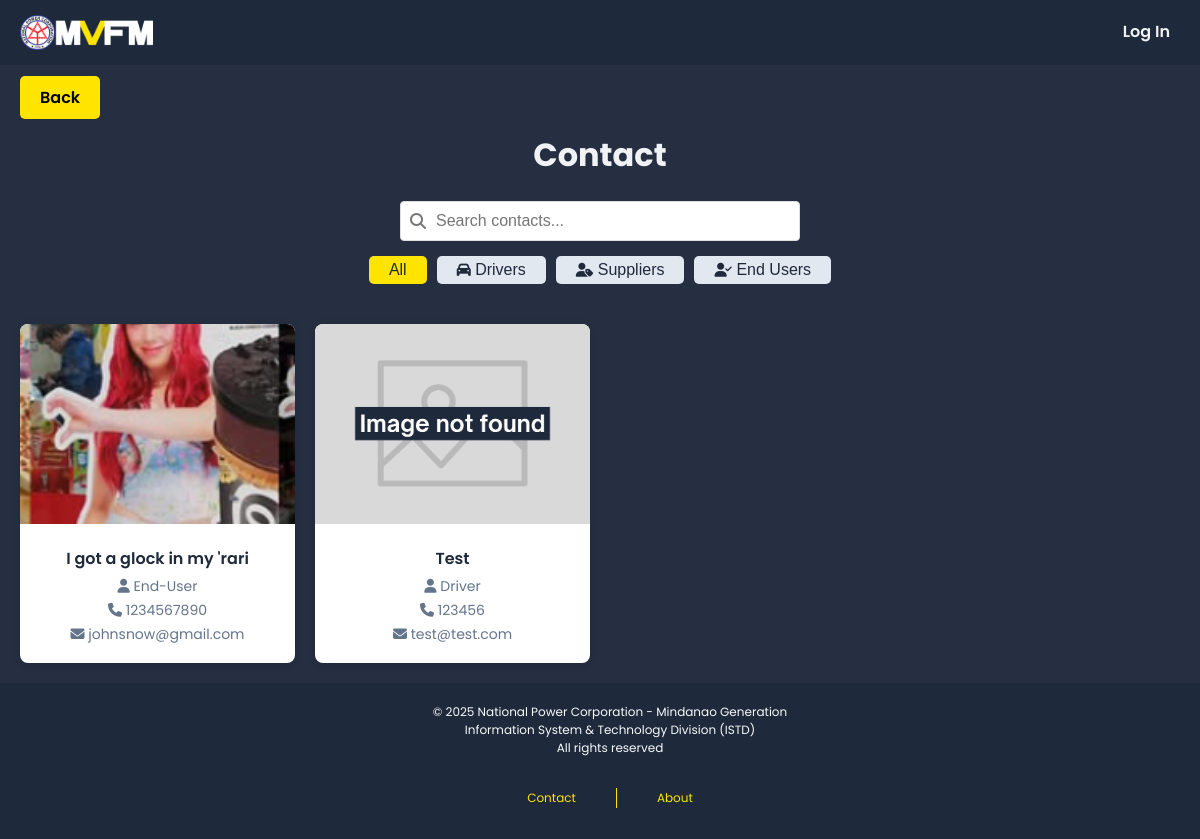
The page /contact.php on the database its author committed.
### tables this page shows
CREATE TABLE `contact` (
  `contact_id` int(65) NOT NULL,
  `name` varchar(255) NOT NULL,
  `image_url` varchar(255) NOT NULL,
  `contact_type` enum('Driver','Supplier','End-User') NOT NULL,
  `number` varchar(255) NOT NULL,
  `email` varchar(255) NOT NULL
);

### contact.php (the view, shortened to what this page needs)
<?php
require_once "db_connect.php";
$contacts = $conn->query("SELECT * FROM contact ORDER BY name ASC");
?>
<!DOCTYPE html>
<html lang="en">
<head>
    <link href='https://unpkg.com/boxicons@2.1.4/css/boxicons.min.css' rel='stylesheet'>
    <link rel="stylesheet" href="https://cdnjs.cloudflare.com/ajax/libs/font-awesome/6.4.2/css/all.min.css">
</head>
<body>
    <nav class="navbar">
        <a href="dashboard.php">
            <img class="logo" src="logo simple.png" alt="Logo">
        </a>
        <ul class="nav-links">
            <li><a href="login.php">Log In</a></li>
        </ul>
    </nav>
    <div class="container">
        <div style="text-align: left;">
            <a class="button" href="login.php">Back</a>
        </div>
        <h1>Contact</h1>
        <div class="search-filter-container">
            <div class="search-bar">
                <input type="text" id="contactSearch" placeholder="Search contacts..." onkeyup="filterContacts()">
                <i class="fas fa-search"></i>
            </div>
            <div class="filter-buttons">
                <button class="filter-btn active" onclick="filterByType('all')">All</button>
                <button class="filter-btn" onclick="filterByType('Driver')">
                    <i class="fas fa-car"></i> Drivers
                </button>
                <button class="filter-btn" onclick="filterByType('Supplier')">
                    <i class="fas fa-user-tag"></i> Suppliers
                </button>
                <button class="filter-btn" onclick="filterByType('End-User')">
                    <i class="fas fa-user-check"></i> End Users
                </button>
            </div>
        </div>
        <div class="contacts-grid">
            <?php if ($contacts->num_rows > 0): ?>
                <?php while ($contact = $contacts->fetch_assoc()): ?>
                    <div class="contact-card" data-name="<?php echo htmlspecialchars(strtolower($contact['name'])); ?>" data-type="<?php echo htmlspecialchars($contact['contact_type']); ?>">
                        <img src="<?php echo htmlspecialchars($contact['image_url']); ?>" alt="<?php echo htmlspecialchars($contact['name']); ?>" class="contact-photo" onerror="this.src='uploads/404.png'">
                        <div class="contact-info">
                            <div class="contact-name"><?php echo htmlspecialchars($contact['name']); ?></div>
                            <div class="contact-detail"><i class="fas fa-user"></i> <?php echo htmlspecialchars($contact['contact_type']); ?></div>
                            <div class="contact-detail"><i class="fas fa-phone"></i> <?php echo htmlspecialchars($contact['number']); ?></div>
                            <div class="contact-detail"><i class="fas fa-envelope"></i> <?php echo htmlspecialchars($contact['email']); ?></div>
                        </div>
                    </div>
                <?php endwhile; ?>
            <?php else: ?>
                <p style="grid-column: 1 / -1;">No contacts found.</p>
            <?php endif; ?>
        </div>
    </div>
    <footer style="width: 100%; text-align: center; padding: 20px 10px; background: #1E293B; color: #F8FAFC; font-size: 12px;">
        &copy; <?php echo date("Y"); ?> National Power Corporation - Mindanao Generation
        <br> Information System & Technology Division (ISTD)
        <br> All rights reserved
        <div class="contact-about-container">
            <a class="info-btn" href="contact.php">Contact</a>
            <a class="info-btn" href="about.php">About</a>
        </div>
    </footer>
</body>
</html>

### contact.php (style rules this page uses)
html, body { height: 100%; display: flex; flex-direction: column; }
body { font-family: 'Poppins', sans-serif; margin: 0; background-color:rgb(37, 47, 65); color: #f0f2f5; text-align: center; }
.navbar { display: flex; justify-content: space-between; align-items: center; background-color: #1E293B; padding: 10px 20px; }
.logo { display: flex; align-items: center; height: 35px; }
.nav-links { list-style: none; display: flex; gap: 15px; margin: 0; padding: 0; }
.nav-links li { position: relative; }
.nav-links a { color: #f0f2f5; text-decoration: none; font-size: 16px; font-weight: 600; padding: 10px; }
.nav-links li a { display: flex; align-items: center; height: 50%; }
.container { max-width: 1280px; margin: 0 auto; padding: 20px; width: 100%; box-sizing: border-box; flex: 1; }
.button { margin-bottom: 20px; padding: 10px 20px; font-size: 16px; background-color: #ffe400; color: black; border: none; border-radius: 5px; cursor: pointer; text-decoration: none; font-weight: 600; }
.contacts-grid { display: grid; grid-template-columns: repeat(auto-fill, minmax(250px, 1fr)); gap: 20px; margin-top: 20px; }
.contact-card { background: white; border-radius: 8px; overflow: hidden; box-shadow: 0 2px 10px rgba(0,0,0,0.1); transition: transform 0.3s ease; }
.contact-photo { width: 100%; height: 200px; object-fit: cover; }
.contact-info { padding: 15px; }
.contact-name { font-weight: 600; margin-bottom: 5px; color: #1e293b; }
.contact-detail { font-size: 14px; color: #64748b; margin-bottom: 3px; }
.contact-about-container { display: flex; justify-content: center; gap: 20px; margin-top: 20px; }
.info-btn { padding: 12px 20px; color: #ffe400; border: none; border-radius: 6px; font-size: 12px; cursor: pointer; transition: all 0.3s; text-decoration: none; }
.search-filter-container { margin-bottom: 20px; display: flex; flex-direction: column; align-items: center; gap: 15px; width: 100%; }
.search-bar { position: relative; width: 100%; max-width: 400px; margin: 0 auto; }
.search-bar input { width: 100%; padding: 10px 15px 10px 35px; border: 1px solid #ddd; border-radius: 4px; font-size: 16px; box-sizing: border-box; }
.search-bar i { position: absolute; left: 10px; top: 50%; transform: translateY(-50%); color: #777; }
.filter-buttons { display: flex; gap: 10px; flex-wrap: wrap; justify-content: center; width: 100%; max-width: 1280px; }
.filter-btn { margin-bottom: 20px; padding: 5px 20px; font-size: 16px; background-color:#e2e8f0; color: #1e293b; border: none; border-radius: 5px; cursor: pointer; text-decoration: none; }
.filter-btn.active { background: #ffe400; color: #1e293b; }
.filter-btn i { font-size: 14px; }

### rows shown on the page
contact: image_url (picture), name "I got a glock in my 'rari", contact_type "End-User", number "1234567890", email "johnsnow@gmail.com"
contact: image_url (picture), name "Test", contact_type "Driver", number "123456", email "test@test.com"
